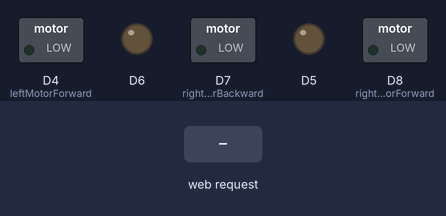
Recording of a sketch running on a simulated ESP8266 (NodeMCU). Parts: switched loads named in the sketch (green lamp = pin HIGH), output pins drawn as LEDs (lit = HIGH). The inputs (shaded band) are chosen by the test bench. WiFi joins after 1.5 s; servers stay silent unless stated; what the sketch prints to the serial monitor is not drawn.

Above: at 2.7 s.
2.8 s: HTTP request GET /f received
At 3.2 s:
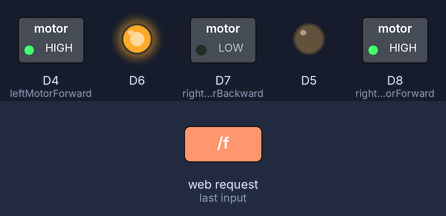
4.8 s: HTTP request GET /b received
At 5.1 s:
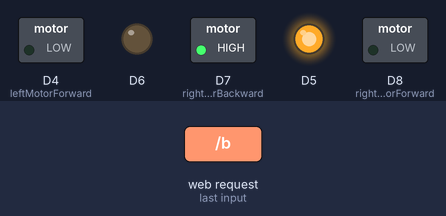
6.8 s: HTTP request GET /r received
At 7.2 s:
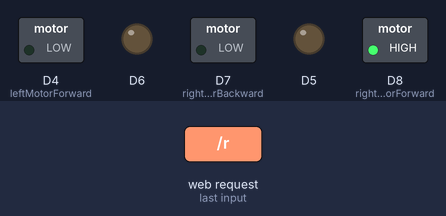
8.8 s: HTTP request GET /l received
At 9.2 s:
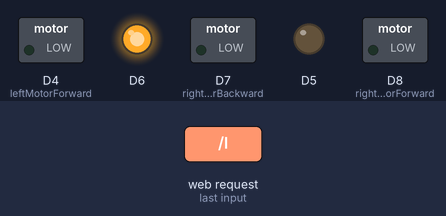
10.8 s: HTTP request GET /forward received
At 12.0 s:
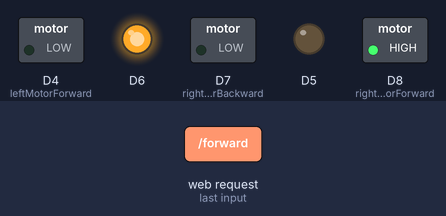
12.3 s: HTTP request GET /right received
At 13.3 s:
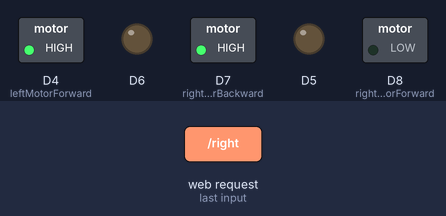
Timing chart, 0 to 14.8 s (numbered marks = the images above; inputs shaded):
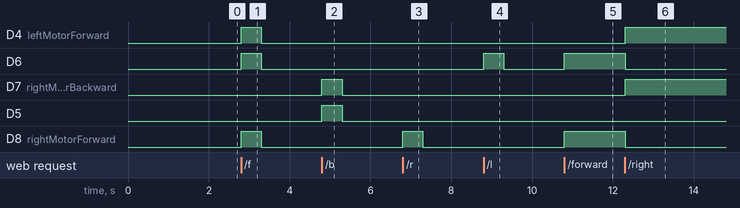

The sketch:

dows-8-and-windows-10-usbasp-drivers-libusb_1.2.4.0-x86-and-.ino
```cpp
#include <ESP8266WiFi.h>
WiFiClient client;
WiFiServer server(80);
const char* ssid = "Abo kamel";
const char* password = "123456aa";
String  data ="";
int leftMotorForward = 2;     /* GPIO2(D4) -> IN3   */
int rightMotorForward = 15;   /* GPIO15(D8) -> IN1  */
int leftMotorBackward = 0;    /* GPIO0(D3) -> IN4   */
int rightMotorBackward = 13;  /* GPIO13(D7) -> IN2  */

void setup() {
   Serial.begin(9600);
  delay(10);
  pinMode(D4, OUTPUT);
  pinMode(D5, OUTPUT);
  pinMode(D6, OUTPUT);
  pinMode(D7, OUTPUT);
  pinMode(D8, OUTPUT);
  //digitalWrite(D5,1);
    /* Connect to WiFi network */
  Serial.println();
  Serial.println();
  Serial.print("Connecting to ");
  Serial.println(ssid);

  WiFi.begin(ssid, password);

  while (WiFi.status() != WL_CONNECTED) {
    delay(500);
     Serial.print(".");
  }
  Serial.println("");
  Serial.println("WiFi connected");
  /* start server communication */
  server.begin();
  Serial.println("Server started");

  /* print the IP address */
  Serial.print("Use this URL to connect: ");
  Serial.print("http://");
  Serial.print(WiFi.localIP());
  Serial.println("/");

}

void loop() {

  /* If the server available, run the "checkClient" function */
    client = server.available();
    if (!client) return;
    data = checkClient ();

/************************ Run function according to incoming data from application *************************/

      if(data=="f")
 {  analogWrite(D8,700);
 analogWrite(D7,0);
 analogWrite(D6,700);
 analogWrite(D5,0);
 digitalWrite(D4,1);
 delay(500);
 stop();
   Serial.println("  forward is Ok"); }
  else  if(data=="b")
 {  analogWrite(D8,0);
 analogWrite(D7,700);
 analogWrite(D6,0);
 analogWrite(D5,700);
 delay(500);
 stop();
   Serial.println("  back is Ok"); }
 else if(data=="r")
 {  analogWrite(D8,900);
 analogWrite(D7,0);
 analogWrite(D6,0);
 analogWrite(D5,0);
 delay(500);
 stop();
   Serial.println("  right is Ok"); }
else  if(data=="l")
 {  analogWrite(D8,0);
 analogWrite(D7,0);
 analogWrite(D6,900);
 analogWrite(D5,0);
 delay(500);
 stop();
   Serial.println("  left is Ok"); }
    else stop();
 ///----------------------------------------------------------------------

    /* If the incoming data is "forward", run the "MotorForward" function */
     if (data == "forward") MotorForward();
    /* If the incoming data is "backward", run the "MotorBackward" function */
    else if (data == "backward") MotorBackward();
    /* If the incoming data is "left", run the "TurnLeft" function */
    else if (data == "left") TurnLeft();
    /* If the incoming data is "right", run the "TurnRight" function */
    else if (data == "right") TurnRight();
    /* If the incoming data is "stop", run the "MotorStop" function */
    else if (data == "stop") MotorStop();
    else MotorStop();
  /* Web Browser */
  client.println("HTTP/1.1 200 OK");
  client.println("Content-Type: text/html");
  client.println("");
  client.println("<!DOCTYPE HTML>");
  client.println("<html>");
  client.println("<head>");
  client.println("<title> MERT ARDUINO and TECH </title>");
  client.println("</head>");
  client.println("<body>");
  client.println("<center>");
  client.println("<h2> WiFi CONTROLLED TANK via ESP8266 </h2>");
  client.println("<br><br>");
  client.println("<hr>");

  /* Buttons */
  client.println("<br><br>");
  client.println("<a href=\"/forward\"\"><button>FORWARD </button></a>");
  client.println("<a href=\"/backward\"\"><button>BACKWARD </button></a><br />");
  client.println("<br><br>");
  client.println("<a h]ref=\"/left\"\"><button>LEFT </button></a>");
  client.println("<a href=\"/right\"\"><button>RIGHT </button></a><br />");
  client.println("<br><br>");
  client.println("<a href=\"/stop\"\"><button>STOP </button></a><br />");

  client.println("<br><br>");
  client.println("<hr>");
  client.println("<br><br>");
  client.println("<pre><h3>Mert Arduino and Tech - YouTube</br> WiFi controlled Tank via Web Browser (WiFibot/Web/WiFi/IoT/ESP8266)</br> NodeMCU ESP8266 Project</br></h3></pre>");
  client.println("</center>");
  client.println("</body>");
  client.println("</html>");
  data="hhhhh";
}

/********************************************* FORWARD *****************************************************/
void MotorForward(void)
{
  digitalWrite(D6,HIGH);
  digitalWrite(D8,HIGH);
  digitalWrite(D5,LOW);
  digitalWrite(D7,LOW);
}

/********************************************* BACKWARD *****************************************************/
void MotorBackward(void)
{
  digitalWrite(D5,HIGH);
  digitalWrite(D7,HIGH);
  digitalWrite(D6,LOW);
  digitalWrite(D8,LOW);
}

/********************************************* TURN LEFT *****************************************************/
void TurnLeft(void)
{
  digitalWrite(leftMotorForward,LOW);
  digitalWrite(rightMotorForward,HIGH);
  digitalWrite(rightMotorBackward,LOW);
  digitalWrite(leftMotorBackward,HIGH);
}

/********************************************* TURN RIGHT *****************************************************/
void TurnRight(void)
{
  digitalWrite(leftMotorForward,HIGH);
  digitalWrite(rightMotorForward,LOW);
  digitalWrite(rightMotorBackward,HIGH);
  digitalWrite(leftMotorBackward,LOW);
}

/********************************************* STOP *****************************************************/
void MotorStop(void)
{
  digitalWrite(D8,LOW);
  digitalWrite(D7,LOW);
  digitalWrite(D6,LOW);
  digitalWrite(D5,LOW);
}

/********************************** RECEIVE DATA FROM the WEB ******************************************/
String checkClient (void)
{
  while(!client.available()) delay(1);
  String request = client.readStringUntil('\r');
  request.remove(0, 5);
  request.remove(request.length()-9,9);
  return request;
}
void stop(void)
{
 digitalWrite(D5,0);
 digitalWrite(D6,0);
 digitalWrite(D7,0);
 digitalWrite(D8,0);
 digitalWrite(D4,0);
  Serial.print("  stop is Ok");
}
```

Measured:
- after the input at 2.8 s, D4 (leftMotorForward), D6, D8 (rightMotorForward): LOW → HIGH at once, → LOW 0.50 s later
- after the input at 4.8 s, D7 (rightMotorBackward), D5: LOW → HIGH at once, → LOW 0.50 s later
- after the input at 6.8 s, D8 (rightMotorForward): LOW → HIGH at once, → LOW 0.50 s later
- after the input at 8.8 s, D6: LOW → HIGH at once, → LOW 0.50 s later
- after the input at 10.8 s, D6, D8 (rightMotorForward): LOW → HIGH at once
- after the input at 12.3 s, D4 (leftMotorForward), D7 (rightMotorBackward): LOW → HIGH at once; D6, D8 (rightMotorForward): HIGH → LOW at once
